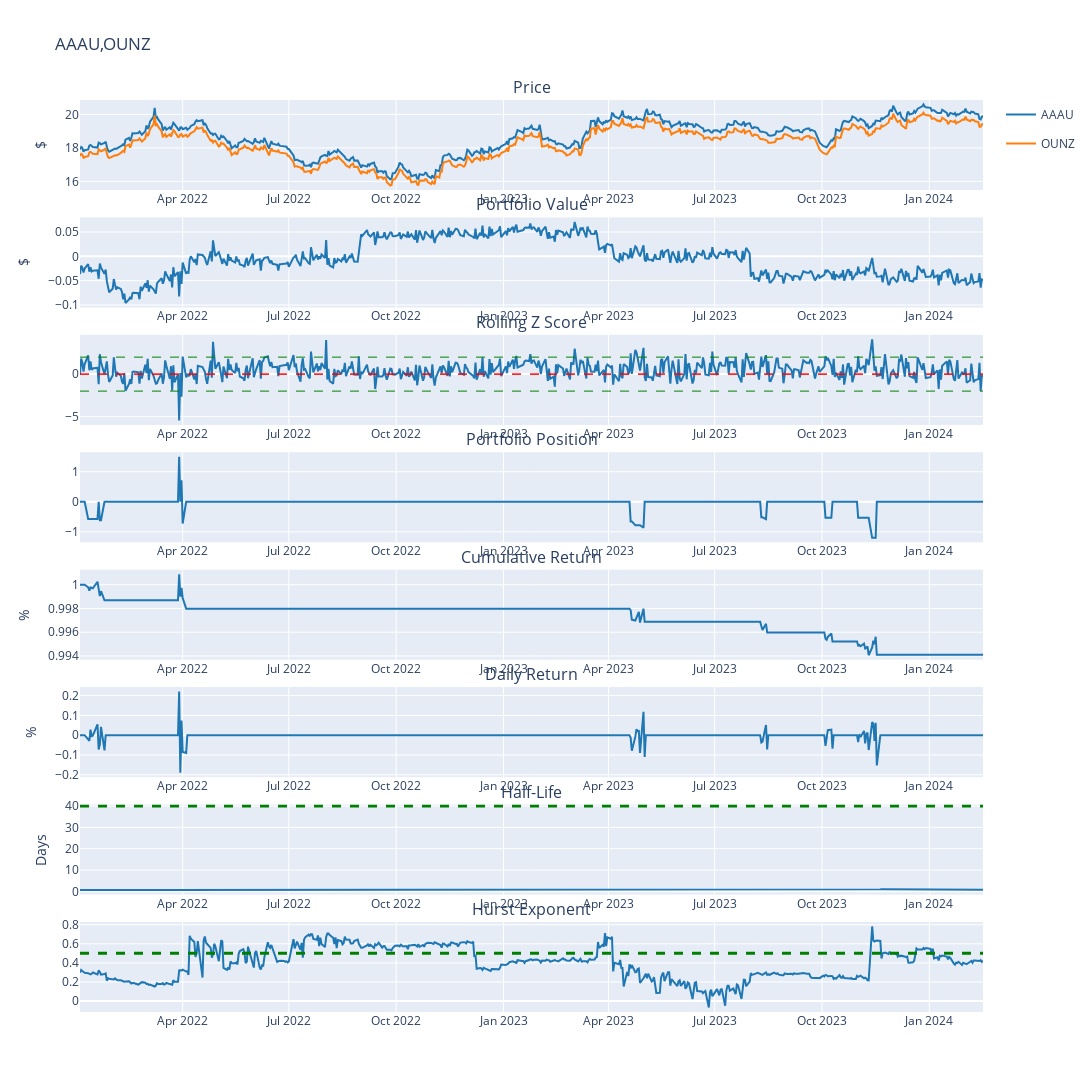

Notebook code cell kept with this figure:
### Code cell
strategy = InterdayPairsMeanReversion()
strategy.set_stock_universe(symbols)
strategy.set_start_date(start_date)
strategy.set_end_date(end_date)

strategy.z_entry = 2
strategy.z_exit = 0

strategy.preprocess_data()
strategy.generate_position()
strategy.backtest_summary()

### Figure 1 — Plotly figure (JSON) as saved in the notebook; plotly's stock layout.template omitted (floating-point values rounded to 4 significant figures; data arrays with more than 128 entries replaced by an {"elided": "..."} marker saying what was removed)
{"data": [{"legendgroup": "AAAU", "marker": {"color": "rgb(31, 119, 180)"}, "name": "AAAU", "type": "scatter", "x": {"elided": "534 str values"}, "xaxis": "x", "y": {"elided": "534 float values"}, "yaxis": "y"}, {"legendgroup": "OUNZ", "marker": {"color": "rgb(255, 127, 14)"}, "name": "OUNZ", "type": "scatter", "x": {"elided": "534 str values"}, "xaxis": "x", "y": {"elided": "534 float values"}, "yaxis": "y"}, {"marker": {"color": "rgb(31, 119, 180)"}, "showlegend": false, "type": "scatter", "x": {"elided": "534 str values"}, "xaxis": "x2", "y": {"elided": "534 float values"}, "yaxis": "y2"}, {"marker": {"color": "rgb(31, 119, 180)"}, "showlegend": false, "type": "scatter", "x": {"elided": "534 str values"}, "xaxis": "x3", "y": {"elided": "534 float values"}, "yaxis": "y3"}, {"marker": {"color": "rgb(31, 119, 180)"}, "showlegend": false, "type": "scatter", "x": {"elided": "534 str values"}, "xaxis": "x4", "y": {"elided": "534 float values"}, "yaxis": "y4"}, {"marker": {"color": "rgb(31, 119, 180)"}, "showlegend": false, "type": "scatter", "x": {"elided": "534 str values"}, "xaxis": "x5", "y": {"elided": "534 float values"}, "yaxis": "y5"}, {"marker": {"color": "rgb(31, 119, 180)"}, "showlegend": false, "type": "scatter", "x": {"elided": "534 str values"}, "xaxis": "x6", "y": {"elided": "534 float values"}, "yaxis": "y6"}, {"marker": {"color": "rgb(31, 119, 180)"}, "showlegend": false, "type": "scatter", "x": {"elided": "534 str values"}, "xaxis": "x7", "y": {"elided": "534 float values"}, "yaxis": "y7"}, {"marker": {"color": "rgb(31, 119, 180)"}, "showlegend": false, "type": "scatter", "x": {"elided": "534 str values"}, "xaxis": "x8", "y": {"elided": "534 float values"}, "yaxis": "y8"}], "layout": {"annotations": [{"font": {"size": 16}, "showarrow": false, "text": "Price", "x": 0.5, "xanchor": "center", "xref": "paper", "y": 1, "yanchor": "bottom", "yref": "paper"}, {"font": {"size": 16}, "showarrow": false, "text": "Portfolio Value", "x": 0.5, "xanchor": "center", "xref": "paper", "y": 0.8712, "yanchor": "bottom", "yref": "paper"}, {"font": {"size": 16}, "showarrow": false, "text": "Rolling Z Score", "x": 0.5, "xanchor": "center", "xref": "paper", "y": 0.7425, "yanchor": "bottom", "yref": "paper"}, {"font": {"size": 16}, "showarrow": false, "text": "Portfolio Position", "x": 0.5, "xanchor": "center", "xref": "paper", "y": 0.6138, "yanchor": "bottom", "yref": "paper"}, {"font": {"size": 16}, "showarrow": false, "text": "Cumulative Return", "x": 0.5, "xanchor": "center", "xref": "paper", "y": 0.485, "yanchor": "bottom", "yref": "paper"}, {"font": {"size": 16}, "showarrow": false, "text": "Daily Return", "x": 0.5, "xanchor": "center", "xref": "paper", "y": 0.3563, "yanchor": "bottom", "yref": "paper"}, {"font": {"size": 16}, "showarrow": false, "text": "Half-Life", "x": 0.5, "xanchor": "center", "xref": "paper", "y": 0.2275, "yanchor": "bottom", "yref": "paper"}, {"font": {"size": 16}, "showarrow": false, "text": "Hurst Exponent", "x": 0.5, "xanchor": "center", "xref": "paper", "y": 0.09875, "yanchor": "bottom", "yref": "paper"}], "height": 2000, "hovermode": "x", "shapes": [{"line": {"color": "red", "dash": "dash", "width": 1}, "type": "line", "x0": 0, "x1": 1, "xref": "x3 domain", "y0": 0, "y1": 0, "yref": "y3"}, {"line": {"color": "red", "dash": "dash", "width": 1}, "type": "line", "x0": 0, "x1": 1, "xref": "x3 domain", "y0": 0, "y1": 0, "yref": "y3"}, {"line": {"color": "green", "dash": "dash", "width": 1}, "type": "line", "x0": 0, "x1": 1, "xref": "x3 domain", "y0": 2, "y1": 2, "yref": "y3"}, {"line": {"color": "green", "dash": "dash", "width": 1}, "type": "line", "x0": 0, "x1": 1, "xref": "x3 domain", "y0": -2, "y1": -2, "yref": "y3"}, {"line": {"color": "green", "dash": "dash", "width": 3}, "type": "line", "x0": 0, "x1": 1, "xref": "x7 domain", "y0": 40, "y1": 40, "yref": "y7"}, {"line": {"color": "green", "dash": "dash", "width": 3}, "type": "line", "x0": 0, "x1": 1, "xref": "x8 domain", "y0": 0.5, "y1": 0.5, "yref": "y8"}], "title": {"text": "AAAU,OUNZ"}, "width": 1200, "xaxis": {"anchor": "y", "domain": [0, 1], "matches": "x8", "showticklabels": true}, "xaxis2": {"anchor": "y2", "domain": [0, 1], "matches": "x8", "showticklabels": true}, "xaxis3": {"anchor": "y3", "domain": [0, 1], "matches": "x8", "showticklabels": true}, "xaxis4": {"anchor": "y4", "domain": [0, 1], "matches": "x8", "showticklabels": true}, "xaxis5": {"anchor": "y5", "domain": [0, 1], "matches": "x8", "showticklabels": true}, "xaxis6": {"anchor": "y6", "domain": [0, 1], "matches": "x8", "showticklabels": true}, "xaxis7": {"anchor": "y7", "domain": [0, 1], "matches": "x8", "showticklabels": true}, "xaxis8": {"anchor": "y8", "domain": [0, 1]}, "yaxis": {"anchor": "x", "domain": [0.9012, 1], "title": {"text": "$"}}, "yaxis2": {"anchor": "x2", "domain": [0.7725, 0.8712], "title": {"text": "$"}}, "yaxis3": {"anchor": "x3", "domain": [0.6438, 0.7425]}, "yaxis4": {"anchor": "x4", "domain": [0.515, 0.6138]}, "yaxis5": {"anchor": "x5", "domain": [0.3862, 0.485], "title": {"text": "%"}}, "yaxis6": {"anchor": "x6", "domain": [0.2575, 0.3563], "title": {"text": "%"}}, "yaxis7": {"anchor": "x7", "domain": [0.1288, 0.2275], "title": {"text": "Days"}}, "yaxis8": {"anchor": "x8", "domain": [0, 0.09875]}}}
